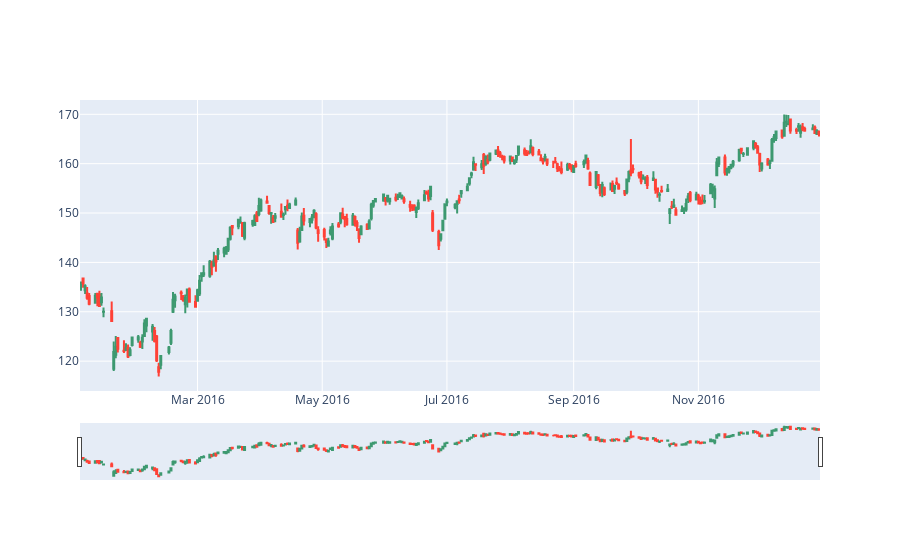

Notebook cell for this chart:
### Code cell
# Gráfica de velas de IBM (En un año)
trace = go.Candlestick(x=df_ibm.loc['2016'].index,
                      open=df_ibm.loc['2016'].Open,
                      high=df_ibm.loc['2016'].High,
                      low=df_ibm.loc['2016'].Low,
                      close=df_ibm.loc['2016'].Close)
data = [trace]
iplot(data)

### Figure 1 — Plotly figure (JSON) as saved in the notebook; plotly's stock layout.template omitted (floating-point values rounded to 4 significant figures; data arrays with more than 128 entries replaced by an {"elided": "..."} marker saying what was removed)
{"data": [{"close": {"elided": "252 float values"}, "high": {"elided": "252 float values"}, "low": {"elided": "252 float values"}, "open": {"elided": "252 float values"}, "type": "candlestick", "x": {"elided": "252 str values"}}], "layout": {}}
